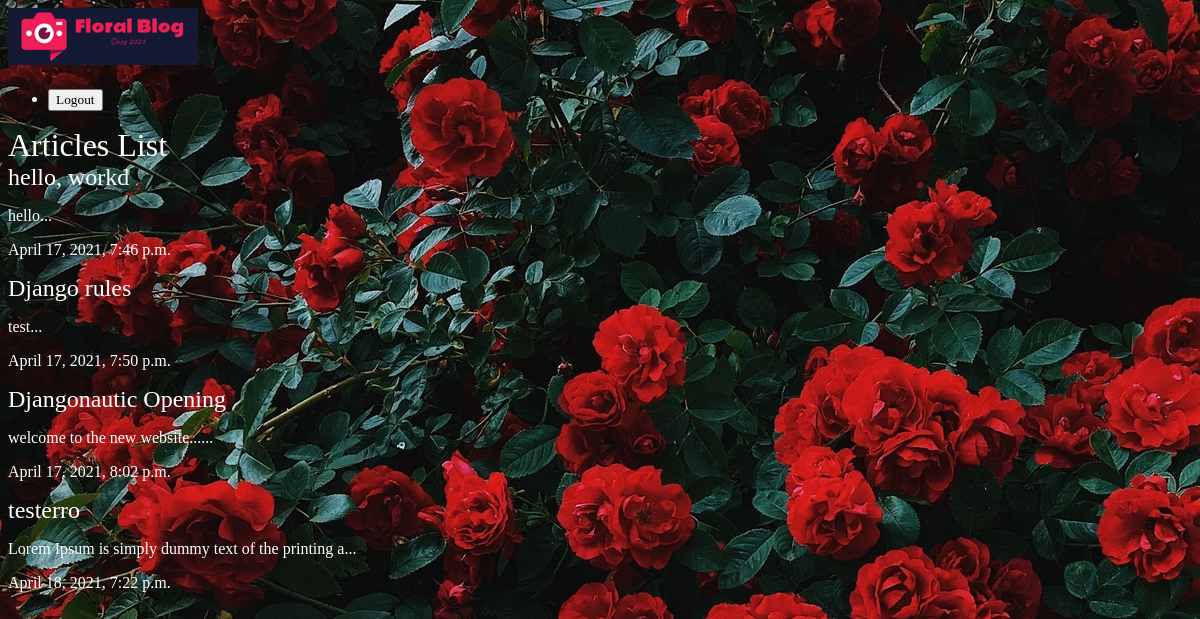
/articles/, run on an earlier commit of the app's database.
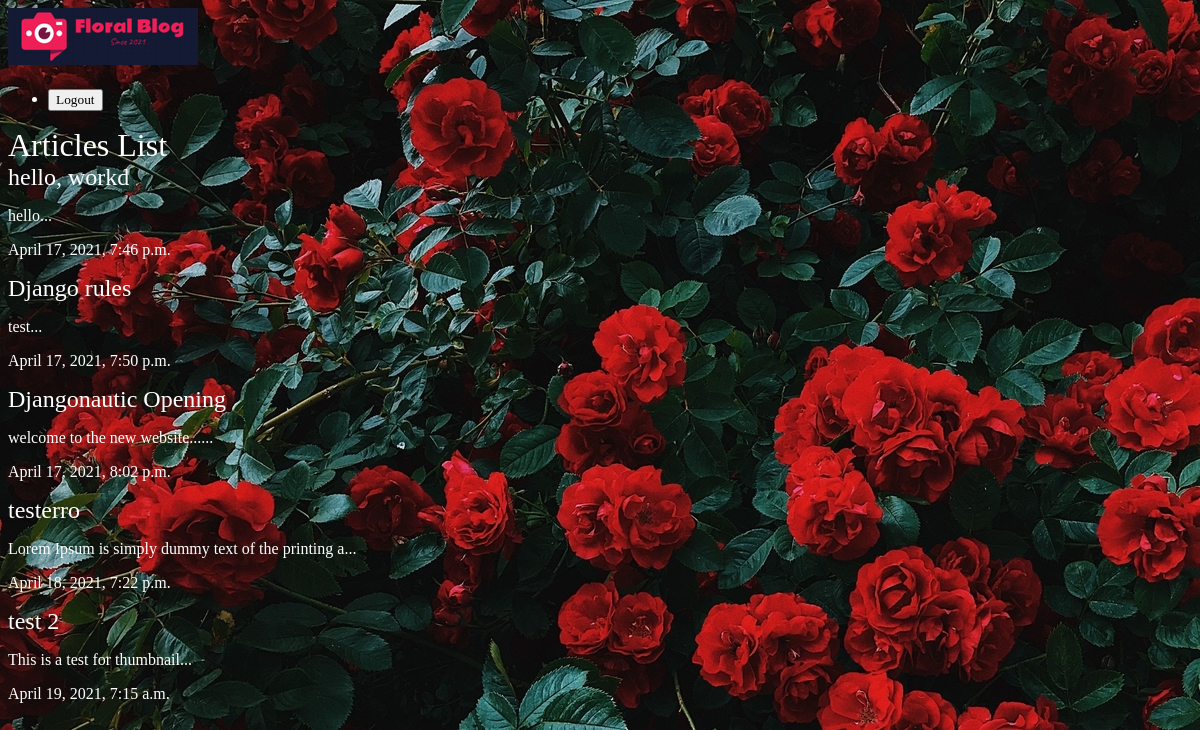
And on a later commit of the database.
### articles/models.py (models this page shows, shortened)
class Article(models.Model):
    title = models.CharField(max_length=100)
    slug = models.SlugField()
    body = models.TextField()
    date = models.DateTimeField(auto_now_add=True)
    thumb = models.ImageField(default='default.jpg', blank=True)
    def snippet(self):
        return self.body[:50] + '...'

### articles/views.py (the view)
def article_list(request):
    articles = Article.objects.all().order_by('date')
    return render(request, 'articles/article_list.html', {'articles': articles})

### articles/templates/articles/article_list.html (shortened to what this page needs)
{% extends 'base_layout.html' %}
{% block content %}
  <h1>Articles List</h1>
    {% for article in articles %}
        <div class="article">
            <h2><a href="{% url 'articles:detail' slug=article.slug %}"> {{ article.title }} </a></h2>
            <p>{{ article.snippet }}</p>
            <p>{{ article.date }}</p>
        </div>
    {% endfor %}
    </div>
{% endblock %}

### templates/base_layout.html (shortened to what this page needs)
{% load static %}
<!DOCTYPE html>
<html lang="en">
<head>
    <link rel="stylesheet" href="{% static 'styles.css' %}">
</head>
<body>
  <div class="wrapper">
    <h1><a href="{% url 'articles:list' %}"><img src="{% static 'logo.png' %}" alt=""/></a></h1>
      <nav>
        <ul>
          <li>
            <form class="logout-link" action="{% url 'accounts:logout' %}" method="post">
              <button type="submit">Logout</button>
            </form>
          </li>
        </ul>
      </nav>
    {% block content %}
    {% endblock %}
</body>
</html>

### assets/styles.css (style rules this page uses)
body { background-color: #0f121f; background-image: url('wallpaper.jpg'); background-repeat-y: repeat; color: #fff; }
body * { font-family: Ubuntu; }
h1, h2, h3, h4, h5 { font-weight: normal; margin: 0; }
a, a:hover, a:visited { color: #fff; text-decoration: none; }

What changed in the data, as far as the page shows it:
added Article: title "test 2", snippet "This is a test for thumbnail...", date "April 19, 2021, 7:15 a.m."
